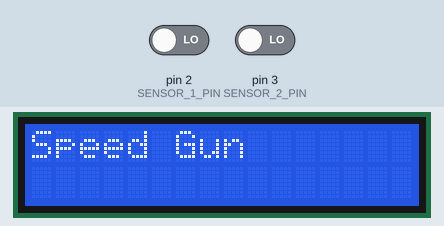
This sketch was run on a simulated Arduino Uno, built with avr-gcc and run on an emulated ATmega328P. Shown: 16×2 character LCD. The inputs (shaded band) are chosen by the test bench; at power-on: pin 2 (SENSOR_1_PIN) LOW, pin 3 (SENSOR_2_PIN) LOW.

Above: at 0.1 s.
3.3 s: pin 2 (SENSOR_1_PIN) driven HIGH and pin 3 (SENSOR_2_PIN) driven HIGH
At 4.7 s:
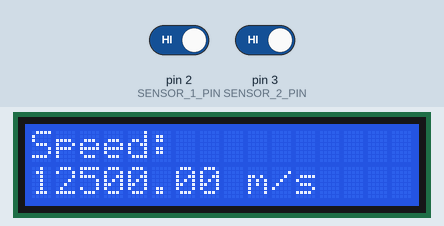
Timing chart, 0 to 6.3 s (numbered marks = the images above; inputs shaded):
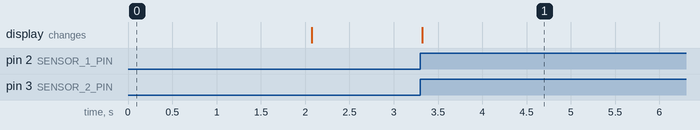

The sketch:

ParkingSystem.ino
```cpp
#include <Wire.h>
#include <LiquidCrystal_I2C.h>

LiquidCrystal_I2C lcd(0x27, 16, 2);
#define SENSOR_1_PIN 2 // Pin for first IR sensor (INT0)
#define SENSOR_2_PIN 3 // Pin for second IR sensor (INT1)
volatile unsigned long timeSensor1 = 0;
volatile unsigned long timeSensor2 = 0;
volatile bool sensor1Triggered = false;
volatile bool sensor2Triggered = false;
const float distanceBetweenSensors = 0.1; // Distance between sensors in meters
float speed = 0; // Speed in meters per second (m/s)

void setup()
{
 // Initialize the LCD
 lcd.init();
 lcd.backlight();
 lcd.setCursor(0, 0);
 lcd.print("Speed Gun");
 delay(2000); // Show the title for 2 seconds
 lcd.clear();
 pinMode(SENSOR_1_PIN, INPUT);
 pinMode(SENSOR_2_PIN, INPUT);

 attachInterrupt(digitalPinToInterrupt(SENSOR_1_PIN), sensor1ISR, RISING);
 attachInterrupt(digitalPinToInterrupt(SENSOR_2_PIN), sensor2ISR, RISING);
}

void loop() {
 if (sensor1Triggered && sensor2Triggered) {
   sensor1Triggered = false;
   sensor2Triggered = false;
   unsigned long timeDifference = abs(timeSensor2 - timeSensor1); // Time in microseconds
   lcd.clear();
   if (timeDifference > 0) {
     speed = distanceBetweenSensors / (timeDifference / 1000000.0); // Convert µs to seconds
     lcd.setCursor(0, 0);
     lcd.print("Speed:");
     lcd.setCursor(0, 1);
     lcd.print(speed, 2); // Display speed with 2 decimal places
     lcd.print(" m/s");
   } else {
     lcd.setCursor(0, 0);
     lcd.print("Invalid Reading!");
   }
 }
}

void sensor1ISR() {
 if (!sensor1Triggered) {
   timeSensor1 = micros();
   sensor1Triggered = true;
 }
}

void sensor2ISR() {
 if (!sensor2Triggered) {
   timeSensor2 = micros();
   sensor2Triggered = true;
 }
}
```

Measured:
- after the input at 3.3 s, the display: changes at once (image 1)
